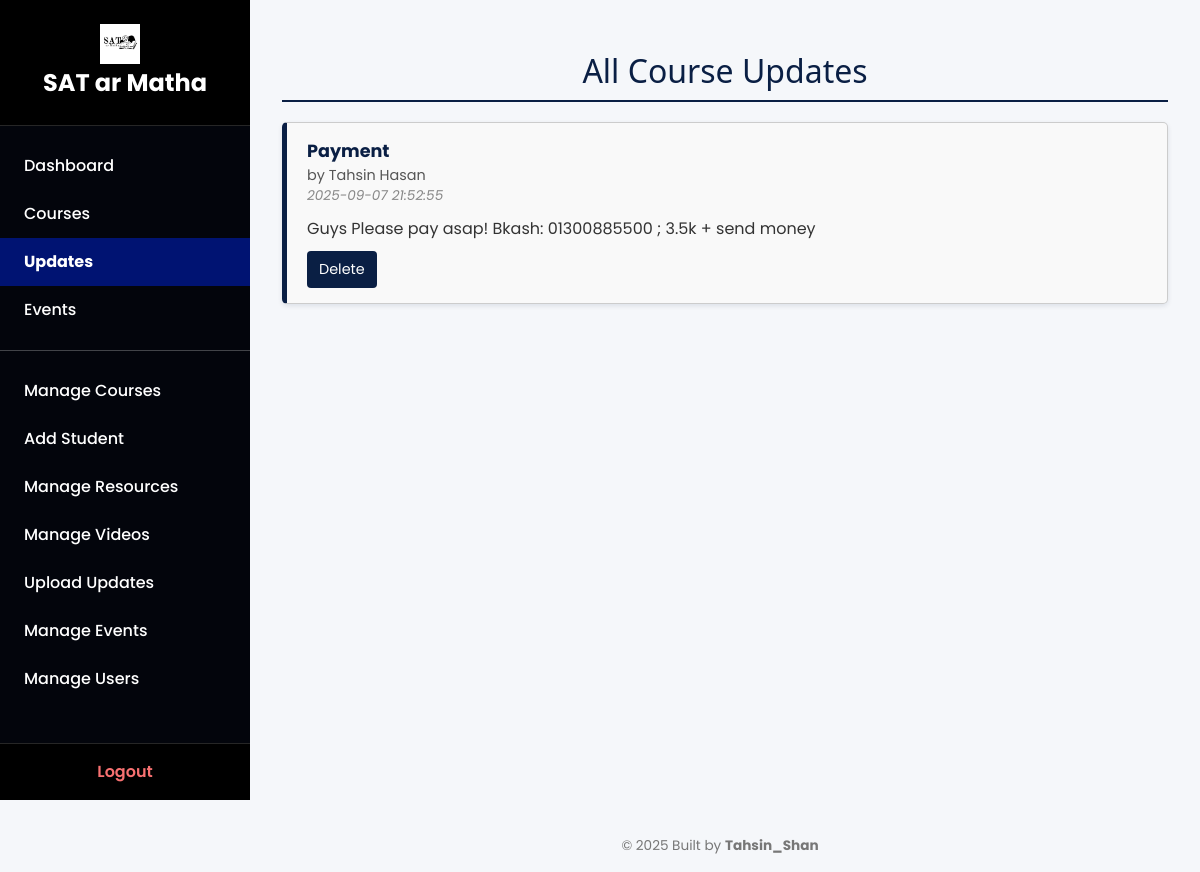
/updates (signed in), run on the app's committed database.
### tables this page shows
CREATE TABLE updates (
        id INTEGER PRIMARY KEY AUTOINCREMENT,
        course_id INTEGER,
        teacher_id INTEGER,
        title TEXT NOT NULL,
        message TEXT,
        created_at TEXT DEFAULT CURRENT_TIMESTAMP,
        FOREIGN KEY(course_id) REFERENCES courses(id) ON DELETE CASCADE,
        FOREIGN KEY(teacher_id) REFERENCES users(id) ON DELETE CASCADE
    );

CREATE TABLE users (
        id INTEGER PRIMARY KEY AUTOINCREMENT,
        name TEXT NOT NULL,
        role TEXT NOT NULL,
        id_num TEXT,
        roll TEXT,
        reg_no TEXT,
        photo TEXT,
        phone TEXT,
        password_hash TEXT NOT NULL
    );

### app.py (the view)
@app.route('/updates')
@login_required
def updates():
    conn = get_db_connection()
    c = conn.cursor()
    role = session.get('role')
    user_id = session.get('user_id')
    if role == 'student':
        c.execute('''
            SELECT updates.id, updates.message, updates.created_at, updates.teacher_id,
                   users.name, updates.title
            FROM updates
            JOIN users ON updates.teacher_id = users.id
            JOIN enrollments ON enrollments.course_id = updates.course_id
            WHERE enrollments.student_id = ?
            ORDER BY updates.created_at DESC
        ''', (user_id,))
    else:
        c.execute('''
            SELECT updates.id, updates.message, updates.created_at, updates.teacher_id,
                   users.name, updates.title
            FROM updates
            JOIN users ON updates.teacher_id = users.id
            ORDER BY updates.created_at DESC
        ''')
    updates = c.fetchall()
    conn.close()
    return render_template('updates.html', updates=updates)

### app.py (called while the page is built)
def get_db_connection():
    conn = sqlite3.connect('database.db')
    conn.row_factory = sqlite3.Row
    return conn

def login_required(f):
    @wraps(f)
    def decorated_function(*args, **kwargs):
        if 'user_id' not in session:
            return redirect(url_for('login'))
        return f(*args, **kwargs)
    return decorated_function

@app.context_processor
def inject_user_role():
    return dict(role=session.get('role'))

@app.context_processor
def inject_user_role():
    return dict(role=session.get('role'))

### templates/updates.html (shortened to what this page needs)
{% extends 'dashboard_base.html' %}
{% block content %}
<h2>All Course Updates</h2>
{% for update in updates %}
  <div class="update-container">
    <div class="update-title">{{ update[5] }}</div>
    <div class="update-author">by {{ update[4] }}</div>
    <div class="update-timestamp">{{ update[2] }}</div>
    <div class="update-content">{{ update[1] }}</div>
    {% if role == 'admin' or (role == 'teacher' and update[3] == session['user_id']) %}
    <form method="POST" action="{{ url_for('delete_update', update_id=update[0]) }}" class="update-form" onsubmit="return confirm('Are you sure you want to delete this update?');">
      <button type="submit">Delete</button>
    </form>
    {% endif %}
  </div>
{% else %}
  <p class="no-updates">No updates found.</p>
{% endfor %}
{% endblock %}

### static/css/style.css (style rules this page uses)
body { font-family: 'Poppins', sans-serif; margin: 0; background-color: #f4f7fa; color: #333; display: flex; flex-direction: column; }
h2 { font-family: 'Segoe UI', Tahoma, Geneva, Verdana, sans-serif; font-size: 2rem; color: #2c3e50; margin-bottom: 40px; text-align: center; }

### templates/dashboard_base.html (style rules this page uses)
* { box-sizing: border-box; margin: 0; padding: 0; font-family: 'Poppins', sans-serif; }
body.dashboard-body { display: flex; flex-direction: column; min-height: 100vh; background-color: #f5f7fa; color: #333; }

### templates/updates.html (style rules this page uses)
body { font-family: 'Segoe UI', Tahoma, Geneva, Verdana, sans-serif; background-color: #ffffff; color: #000000; }
h2 { color: #0a1f44; border-bottom: 2px solid #0a1f44; padding-bottom: 10px; margin-bottom: 20px; }
.update-container { background-color: #f9f9f9; border: 1px solid #ccc; border-left: 5px solid #0a1f44; padding: 15px 20px; margin-bottom: 20px; border-radius: 5px; box-shadow: 0 2px 5px rgba(10, 31, 68, 0.1); }
.update-title { font-weight: bold; font-size: 1.1em; color: #0a1f44; }
.update-author { color: #555; font-size: 0.9em; }
.update-timestamp { font-style: italic; color: #888; font-size: 0.85em; }
.update-content { margin-top: 10px; font-size: 1em; }
.update-form { margin-top: 10px; }
.update-form button { background-color: #0a1f44; color: white; border: none; padding: 8px 12px; border-radius: 4px; cursor: pointer; font-size: 0.9em; transition: background-color 0.2s; }

### data on the page
updates: title "Payment", name "Tahsin Hasan", created_at "2025-09-07 21:52:55", message "Guys Please pay asap! Bkash: 01300885500 ; 3.5k + send money"
